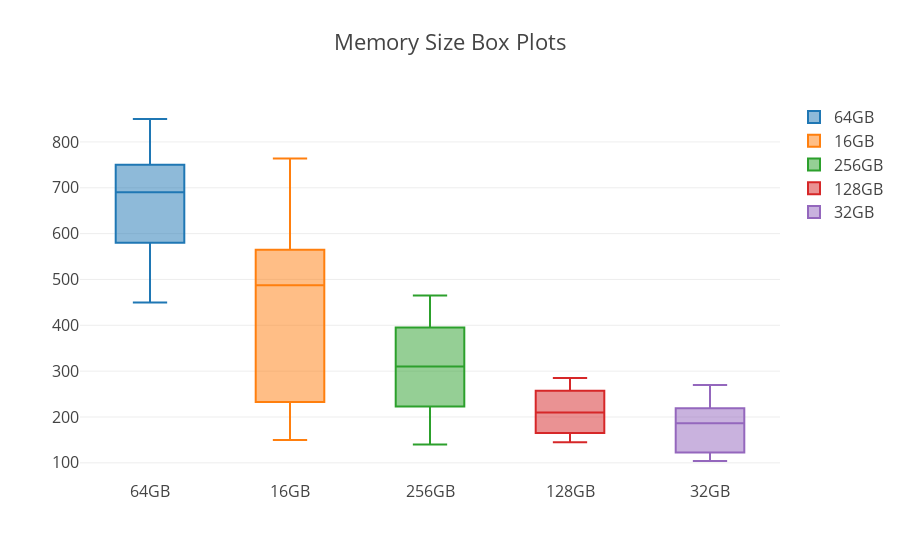

The notebook cell saved with this chart:
### Code cell
data_box_size = []
traces_sizes, unique_sizes = generate_traces(iphone_df,'Size')
i = 0
for trace in traces_sizes:
    data_box_size.append(go.Box( y= trace,name=size_str[i]))
    i+=1
iplot({'data':data_box_size, 'layout':{'title': 'Memory Size Box Plots',
                          'font': dict(size=16)}}, filename='basic-bar')

### Figure 1 — Plotly figure (JSON) as saved in the notebook; plotly's stock layout.template omitted (floating-point values rounded to 4 significant figures)
{"data": [{"name": "64GB", "type": "box", "uid": "197363d2-c6cd-11e8-bec4-6a000073fc60", "y": [690, 690, 735, 765, 850, 750, 750, 750, 700, 640, 600, 775, 640, 500, 450, 570, 580, 580]}, {"name": "16GB", "type": "box", "uid": "19736558-c6cd-11e8-b882-6a000073fc60", "y": [675, 660, 695, 749, 764, 700, 660, 679, 715, 680, 670, 210, 150, 160, 150, 165, 570, 535, 545, 530, 630, 560, 620, 585, 530, 550, 505, 490, 500, 465, 515, 540, 465, 465, 540, 515, 472, 539, 479, 490, 485, 170, 230, 265, 260, 250, 265, 299, 230, 230, 250, 190, 210, 185, 235, 249, 220, 255, 190, 220]}, {"name": "256GB", "type": "box", "uid": "19736618-c6cd-11e8-8fe3-6a000073fc60", "y": [140, 185, 185, 330, 465, 399, 384, 395, 295, 310, 310, 300, 399, 223]}, {"name": "128GB", "type": "box", "uid": "197366ac-c6cd-11e8-9752-6a000073fc60", "y": [259, 210, 210, 189, 149, 145, 155, 275, 252, 285, 255, 175]}, {"name": "32GB", "type": "box", "uid": "19736742-c6cd-11e8-82a7-6a000073fc60", "y": [115, 119, 120, 104, 104, 220, 270, 240, 218, 235, 249, 210, 205, 155, 184, 175, 175, 125, 198, 189]}], "layout": {"font": {"size": 16}, "title": "Memory Size Box Plots"}}
